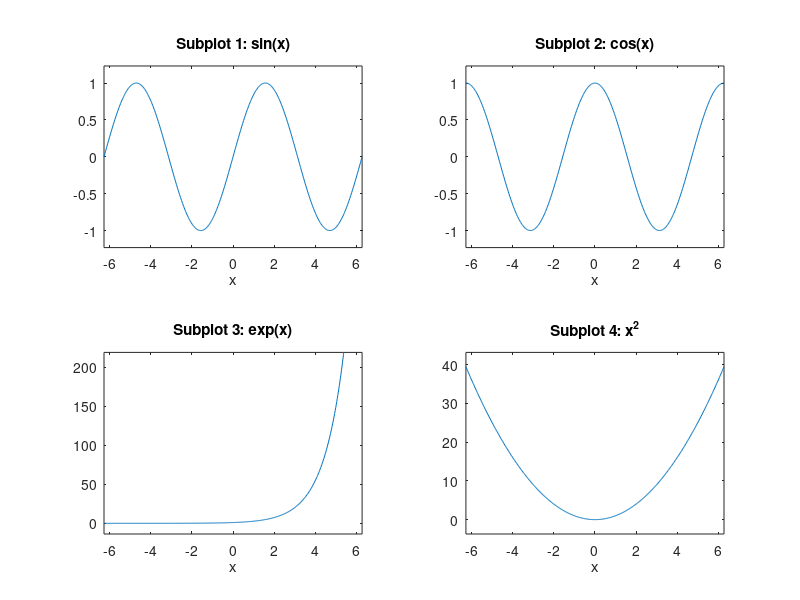

MATLAB code to generate this figure:
clc
clear all
figure
subplot(2,2,1)
ezplot('sin(x)')
title('Subplot 1: sin(x)')

subplot(2,2,2)
ezplot('cos(x)')
title('Subplot 2: cos(x)')

subplot(2,2,3)
ezplot('exp(x)')
title('Subplot 3: exp(x)')

subplot(2,2,4)
ezplot('x^2')
title('Subplot 4: x^2')